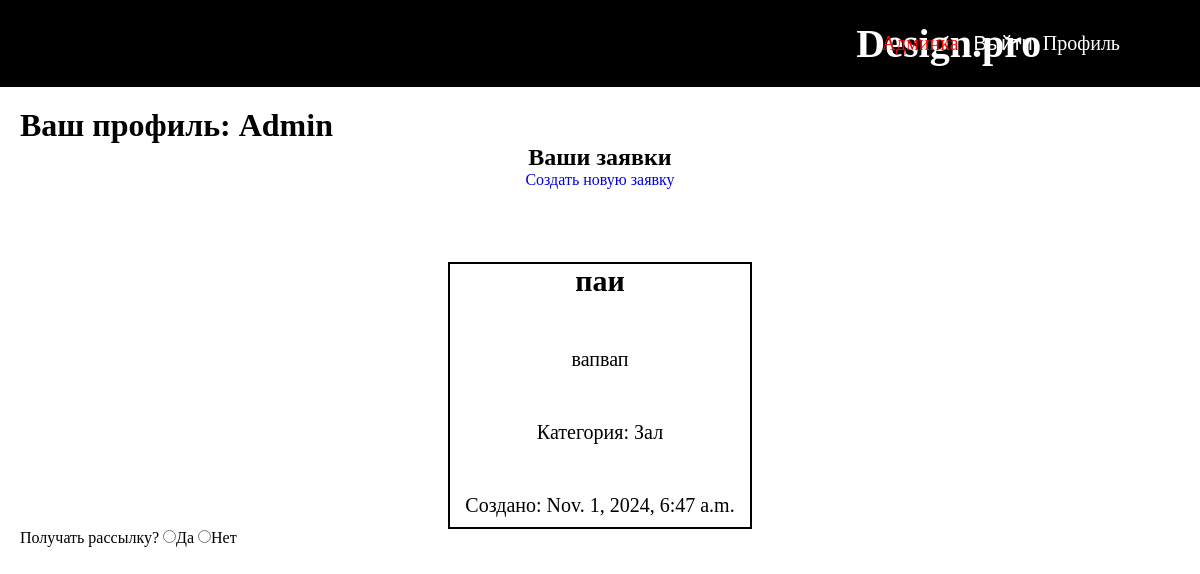
The app's page /user/profile/ (signed in) with its own data.
### user/models.py (models this page shows, shortened)
class Request(models.Model):
    STATUS_CHOICES = [
        ('new', 'Новая'),
        ('accepted_in_work', 'Принято в работу'),
        ('completed', 'Выполнено'),
    ]
    title = models.CharField(max_length=255)
    description = models.TextField()
    category = models.ForeignKey(Category, on_delete=models.CASCADE)
    photo = models.ImageField(upload_to='requests_photos/', blank=True, null=True)
    created_at = models.DateTimeField(auto_now_add=True)
    status = models.CharField(max_length=20, choices=STATUS_CHOICES, default='new')
    user = models.ForeignKey(User, on_delete=models.CASCADE)
    comment = models.TextField(blank=True, null=True)

class Category(models.Model):
    name = models.CharField(max_length=100)

### user/views.py (the view)
# urls.py: path('profile/', profile, name='profile'),
def profile(request):
    status = request.GET.get('status')
    if status:
        user_requests = Request.objects.filter(user=request.user, status=status)
    else:
        user_requests = Request.objects.filter(user=request.user)
    return render(request, 'user/profile.html', {
        'user_requests': user_requests,
        'selected_status': status
    })

### user/templates/user/profile.html (shortened to what this page needs)
{% extends 'base.html' %}
{% block content %}
<main>
    <h1>Ваш профиль: {{user.username}}</h1>
    <div class="profile-form">
        <h2>Ваши заявки</h2>
    <a href="{% url 'create_request' %}">Создать новую заявку</a>
    <div class="request">
        {% if user_requests %}
        <ul class="request">
            {% for request in user_requests %}
                <li>
                    <h3>{{ request.title }}</h3>
                    <p>{{ request.description }}</p>
                    <p>Категория: {{ request.category.name }}</p>
                    <p>Создано: {{ request.created_at }}</p>
                </li>
            {% endfor %}
        </ul>
    {% else %}
        <p>У вас пока нет заявок.</p>
    {% endif %}
    </div>
    </div>
    <div>Получать рассылку?
        <input type="radio" name="RassilkaButton" value="Да" id="yes">Да
        <input type="radio" name="RassilkaButton" value="Нет" id="no">Нет
    </div>
{% endblock %}

### main/static/main/style.css (style rules this page uses)
* { margin: 0; padding: 0; }
body { background: white; }
a { text-decoration: none; }
li { list-style: none; }
main { padding: 20px; }
main p { margin-top: 50px; font-size: 25px; }
.profile-form { display: flex; flex-direction: column; align-items: center; }
.request { display: flex; flex-wrap: wrap; gap: 10%; margin-top: 5%; text-align: center; }
.request h3 { font-size: 30px; }
.request li { border: 2px solid black; }
.request p { font-size: 20px; margin-bottom: 10px; width: 300px; }

### records on screen
Request: title "паи", description "вапвап", category.name "Зал", created_at "Nov. 1, 2024, 6:47 a.m."

### other values on screen
{{ user.username }} "Admin"
